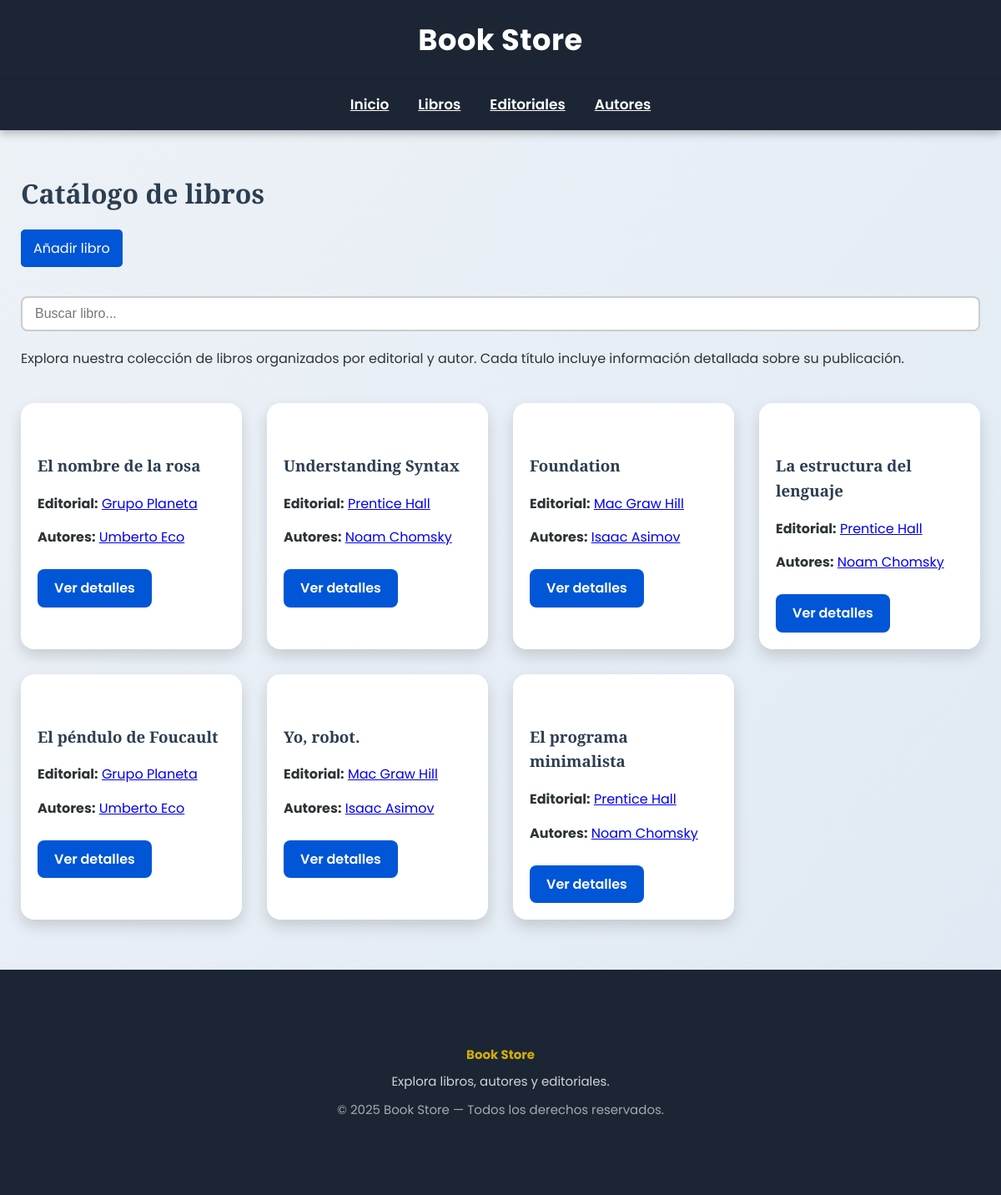
/es/books/, run on the app's committed database.
### app/models.py (models this page shows, shortened)
class Book(models.Model):
    title = models.CharField(max_length=200)
    publication_year = models.IntegerField(null=True, blank=True)
    editorial = models.ForeignKey(Editorial, on_delete=models.CASCADE, related_name='books')
    authors = models.ManyToManyField(Author)

class Editorial(models.Model):
    name = models.CharField(max_length=200)
    description = models.TextField(blank=True, null=True)

class Author(models.Model):
    first_name = models.CharField(max_length=100)
    last_name = models.CharField(max_length=100)
    birth_year = models.IntegerField(null=True, blank=True)
    @property
    def name(self):
        return f"{self.first_name} {self.last_name}"

### app/views.py (the view)
# urls.py: path('books/', views.BookListView.as_view(), name='book_list'),
class BookListView(ListView):
    model = Book
    template_name = "bookstore/book_list.html"
    context_object_name = "books"

### app/templates/bookstore/book_list.html (shortened to what this page needs)
{% extends 'bookstore/base.html' %}
{% load static %}
{% load i18n %}
{% block content %}
<h2>{% trans "Catálogo de libros" %}</h2>
<div class="top-actions">
    <a href="{% url 'book_create' %}" class="button">
        {% trans "Añadir libro" %}
    </a>
</div>
<input type="text" id="bookSearch" placeholder="{% trans 'Buscar libro...' %}" class="search-box">
<p>
    {% trans "Explora nuestra colección de libros organizados por editorial y autor. Cada título incluye información detallada sobre su publicación." %}
</p>
<div class="card-list">
{% for book in books %}
    <div class="card">
        <h3>{{ book.title }}</h3>
        <p>
            <strong>{% trans "Editorial:" %}</strong>
            <a href="{% url 'editorial_detail' book.editorial.pk %}">
                {{ book.editorial.name }}
            </a>
        </p>
        <p>
            <strong>{% trans "Autores:" %}</strong>
            {% for author in book.authors.all %}
                <a href="{% url 'author_detail' author.pk %}">{{ author.name }}</a>
            {% endfor %}
        </p>
        <a href="{% url 'book_detail' book.pk %}" class="btn">
            {% trans "Ver detalles" %}
        </a>
    </div>
{% empty %}
    <p>{% trans "No hay libros disponibles." %}</p>
{% endfor %}
</div>
{% endblock %}

### app/static/bookstore/styles.css (style rules this page uses)
* { margin: 0; padding: 0; box-sizing: border-box; }
html { scroll-behavior: smooth; }
body { font-family: "Poppins", sans-serif; background: linear-gradient(to bottom right, #eef2f7, #dfe9f3); color: #2d3436; line-height: 1.6; }
.button { display: inline-block; padding: 10px 15px; background-color: #0056d6; color: white; text-decoration: none; border-radius: 5px; border: none; transition: background-color 0.2s ease; }
.top-actions { margin-bottom: 15px; }
h1, h2, h3, h4 { font-family: "Playfair Display", serif; color: #2c3e50; margin-bottom: 18px; margin-top: 40px; }
h2 { font-size: 32px; }
p { margin-bottom: 15px; font-size: 16px; }
.card-list { display: grid; grid-template-columns: repeat(auto-fit, minmax(260px, 1fr)); gap: 30px; margin-top: 40px; }
.card { background: white; border-radius: 16px; box-shadow: 0 8px 18px rgba(0,0,0,0.15); padding: 20px; transition: 0.3s; overflow: hidden; position: relative; }
.card::before { content: ""; position: absolute; top: 0; left: -100%; width: 100%; height: 5px; background: linear-gradient(90deg, #0056d6, #ffcf00); transition: 0.4s; }
.btn, .link-btn { display: inline-block; padding: 10px 20px; background: #0056d6; color: white; border-radius: 8px; font-weight: 600; margin-top: 10px; transition: 0.3s; text-decoration: none; }
.search-box { width: 100%; padding: 10px 15px; margin: 20px 0; font-size: 16px; border: 2px solid #ccc; border-radius: 8px; transition: 0.3s; }

### data on the page
Book: title "El nombre de la rosa", editorial.name "Grupo Planeta"
Author: name "Umberto Eco"
Book: title "Understanding Syntax", editorial.name "Prentice Hall"
Author: name "Noam Chomsky"
Book: title "Foundation", editorial.name "Mac Graw Hill"
Author: name "Isaac Asimov"
Book: title "La estructura del lenguaje", editorial.name "Prentice Hall"
Book: title "El péndulo de Foucault", editorial.name "Grupo Planeta"
Book: title "Yo, robot.", editorial.name "Mac Graw Hill"
Book: title "El programa minimalista", editorial.name "Prentice Hall"
